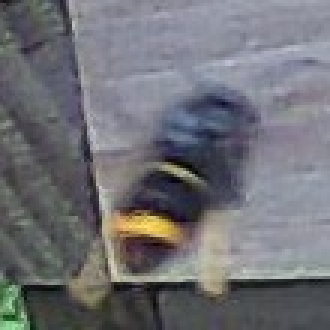
#> input picture positive_images/2017-04-28-143601.jpg, 110 x 110 px (shown 3 times larger)
$ python VV_detector.py --image ../positive_images/2017-04-28-143601.jpg   (Python 2 division)
#> lines starting #> are read from the running program, lines starting #| are printed output that depends on the picture
#!/usr/bin/env python

# import the necessary packages
import argparse
import cv2

# construct the argument parse and parse the arguments
ap = argparse.ArgumentParser()
ap.add_argument("-i", "--image", required=True,
	help="path to the input image")
ap.add_argument("-c", "--cascade",
	default="./OpenCv/data/cascade.xml",
	help="path to cat detector haar cascade")
args = vars(ap.parse_args())

# load the input image and convert it to grayscale
image = cv2.imread(args["image"])
#> image is the input picture: shape (110, 110, 3); mean B, G, R 117.8, 112.5, 112
gray = cv2.cvtColor(image, cv2.COLOR_BGR2GRAY)
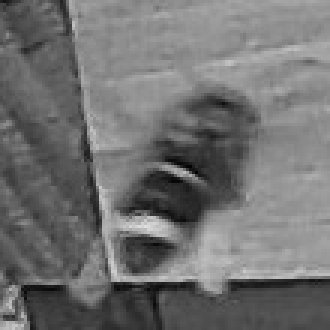
#> gray: shape (110, 110) (shown 3 times larger); min 2, max 223, mean 113

# load the cat detector Haar cascade, then detect cat faces
# in the input image
detector = cv2.CascadeClassifier(args["cascade"])
rects = detector.detectMultiScale(gray, scaleFactor=1.1,
	minNeighbors=10, minSize=(75, 75))
#> rects = ()

print rects
# loop over the cat faces and draw a rectangle surrounding each
for (i, (x, y, w, h)) in enumerate(rects):
	cv2.rectangle(image, (x, y), (x + w, y + h), (0, 0, 255), 2)
	cv2.putText(image, "VV #{}".format(i + 1), (x, y - 10),
		cv2.FONT_HERSHEY_SIMPLEX, 0.55, (0, 0, 255), 2)
#> this loop made 0 passes

# show the detected cat faces
cv2.imshow("Vespa Velutina", image)
cv2.waitKey(0)

$ run again, on positive_images/2017-04-30-141001.jpg
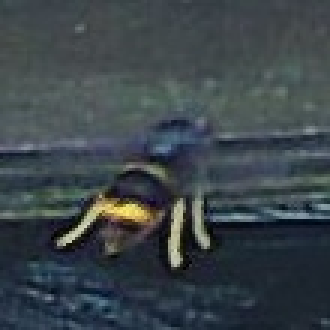
#> input picture positive_images/2017-04-30-141001.jpg, 110 x 110 px (shown 3 times larger)
#> image is the input picture: shape (110, 110, 3); mean B, G, R 74.2, 69.1, 59.8
#> `gray = cv2.cvtColor(image, cv2.COLOR_BGR2GRAY)`:
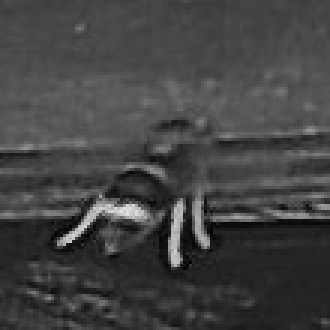
#> gray: shape (110, 110) (shown 3 times larger); min 0, max 225, mean 66.9
#> rects = ()

$ run again, on positive_images/2017-05-02-165601.jpg
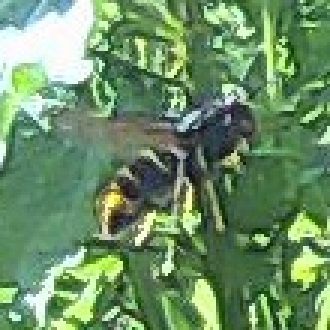
#> input picture positive_images/2017-05-02-165601.jpg, 110 x 110 px (shown 3 times larger)
#> image is the input picture: shape (110, 110, 3); mean B, G, R 102.8, 143.5, 108.1
#> `gray = cv2.cvtColor(image, cv2.COLOR_BGR2GRAY)`:
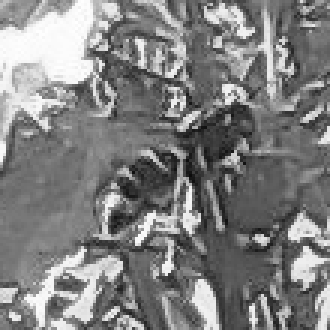
#> gray: shape (110, 110) (shown 3 times larger); min 12, max 255, mean 128.3
#> rects = ()

$ run again, on positive_images/2017-05-02-190901.jpg
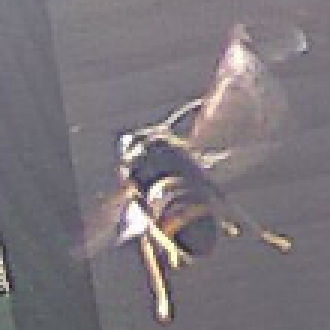
#> input picture positive_images/2017-05-02-190901.jpg, 110 x 110 px (shown 3 times larger)
#> image is the input picture: shape (110, 110, 3); mean B, G, R 123.4, 118.1, 124.1
#> `gray = cv2.cvtColor(image, cv2.COLOR_BGR2GRAY)`:
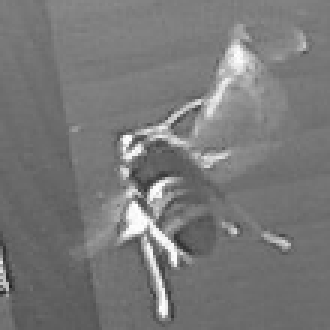
#> gray: shape (110, 110) (shown 3 times larger); min 33, max 255, mean 120.5
#> rects = ()
